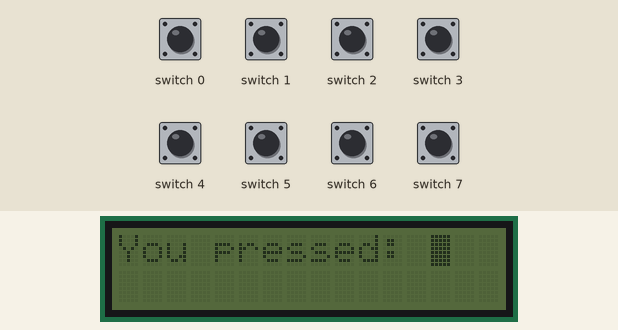
This program was run on a simulated Raspberry Pi (BCM pin numbers) with a PiFace Control and Display. Shown: 16×2 character LCD. The inputs (shaded band) are chosen by the test bench; at power-on: switch 0–7 HIGH. What the program prints to the terminal is not drawn.

Above: at 1.2 s.
1.3 s: switch 0 pulled LOW for 0.15 s
At 2.2 s:
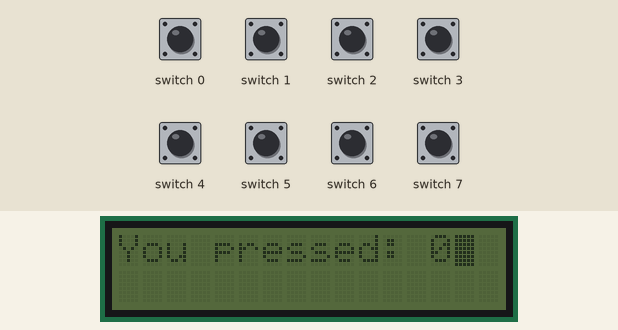
2.9 s: switch 1 pulled LOW for 0.15 s
At 3.4 s:
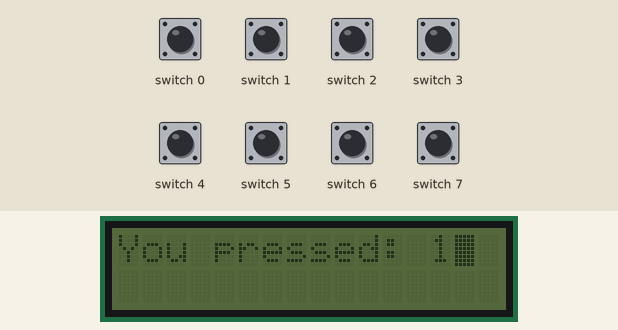
4.5 s: switch 2 pulled LOW for 0.15 s
At 5.7 s:
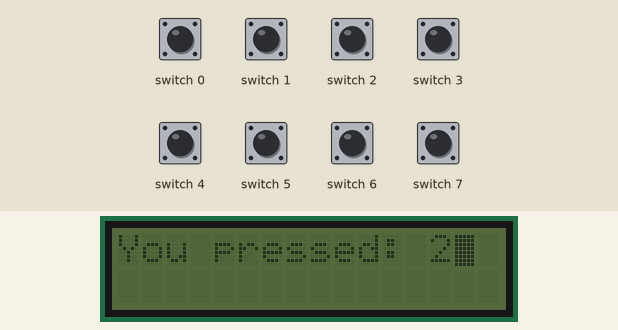
6.1 s: switch 3 pulled LOW for 0.15 s
At 7.1 s:
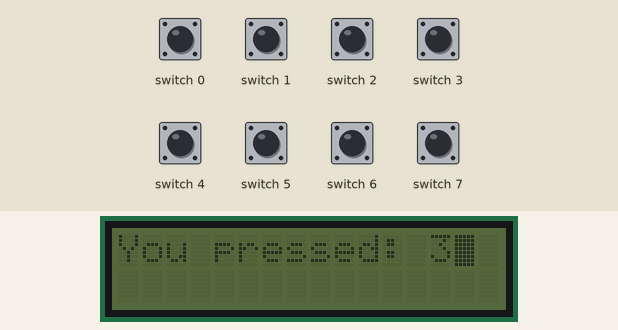
7.7 s: switch 4 pulled LOW for 0.15 s
At 8.3 s:
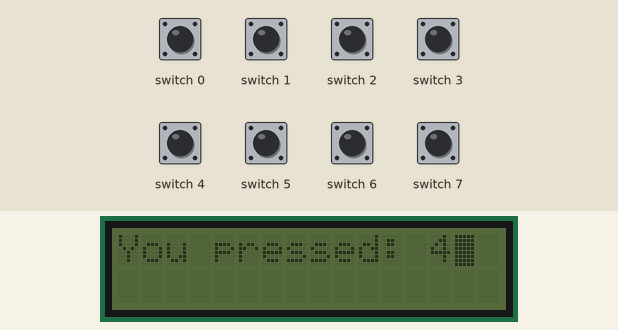
9.3 s: switch 5 pulled LOW for 0.15 s
At 10.7 s:
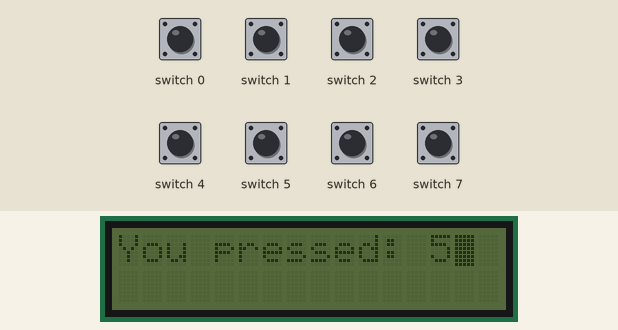
Timing chart, 0 to 11.9 s (numbered marks = the images above; inputs shaded):
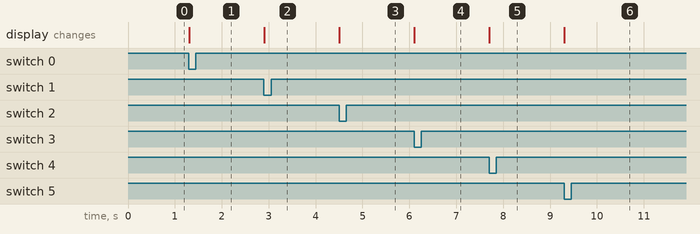

The program:

hw1.py
```python
import pifacecad
def update_pin_text(event):
     event.chip.lcd.set_cursor(13, 0)
     event.chip.lcd.write(str(event.pin_num))
     print(event.pin_num)


cad = pifacecad.PiFaceCAD()
cad.lcd.write("You pressed: ")
listener = pifacecad.SwitchEventListener(chip=cad)
for i in range(8):
    #print(i)
    listener.register(i, pifacecad.IODIR_FALLING_EDGE, update_pin_text)
listener.activate()
```

Measured:
- after the input at 1.3 s, the display: changes at once (image 1)
- after the input at 2.9 s, the display: first changes at once (image 2 shows a later state)
- after the input at 4.5 s, the display: first changes at once (image 3 shows a later state)
- after the input at 6.1 s, the display: first changes at once (image 4 shows a later state)
- after the input at 7.7 s, the display: first changes at once (image 5 shows a later state)
- after the input at 9.3 s, the display: first changes at once (image 6 shows a later state)
